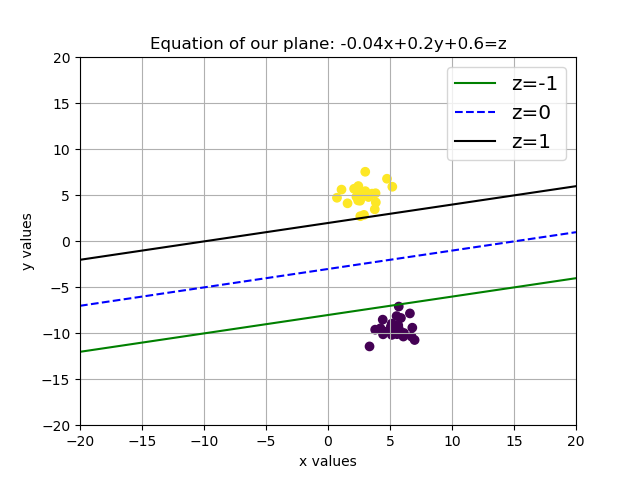

Write Python code to recreate this figure.
import numpy as np
import matplotlib.pyplot as plt
np.random.seed(6)
import math

from sklearn.datasets.samples_generator import make_blobs

#Creating a data set, its the same data each time for the given inputs
(X,y) =  make_blobs(n_samples=45,n_features=2,centers=2,cluster_std=1.05,random_state=9
)

#we are effectively trying to find the equation of a plane
#what we really want are the two lines that lie on the plane for when z = -1 and -1
#we want this plane and these lines such that the perpindicular distance between the lines is maximum
#and no data lies in this region
#and that the lines perfectly segregate the data

#we need to add 1 to X values for the constant value in the equation
X1 = np.c_[np.ones((X.shape[0])),X]

#lets create a dictionary with our positive and negative values
#the positive and negative is simply a "class"
#we want all the positive values to be on one side of our segregating lines
#and the negative values on the other
postiveX=[]
negativeX=[]
for i,v in enumerate(y): #this includes a counter in the for line!
    if v==0:
        negativeX.append(X[i])
    else:
        postiveX.append(X[i])

data_dict = {-1:np.array(negativeX), 1:np.array(postiveX)}

print("this is our data")
print(data_dict)


w=[] #weights 2 dimensional vector
b=[] #constant term, for our plane, this will be the z-axis intercept

max_feature_value=float('-inf')
min_feature_value=float('+inf')


#lets find our maximum and minimum feature values
#this will help limit our search for our optimal solution
for yi in data_dict:
    if np.amax(data_dict[yi])>max_feature_value:
        max_feature_value=np.amax(data_dict[yi])
    if np.amin(data_dict[yi])<min_feature_value:
        min_feature_value=np.amin(data_dict[yi])

#the range from which we will look for our coffecients
range=1
#the size of the learning steps we take
lrate=0.04

#for our equation we have w1x+w2y+z=b (x,y and z are variables)
#so we want w1, w2 and b, these are constants (for planes, one of the variables won't need a coefficient)
#we will iterate through these until we find the plane with the best solution

def SVM_Training(data_dict):
    i=1
    global w
    global b

    length_Wvector = {}
    #w_optimum = max_feature_value
    #this will limit our search for w1 and w2
    #we will search for w1 and w2 between  w_optimum*(-1) and w_optimum


    #LETS ITERATE!
    w = np.array([1,1]) #arbitary starting values
    for ww in np.arange(-range, range, lrate):
          for www in np.arange(-range, range, lrate):
            w = np.array([ww,www]) #starting values
            for b in np.arange(-range*5, range*5, lrate*2):
                    correctly_classified = True
                    # every data point needs to be correct
                    for yi in data_dict:
                        for xi in data_dict[yi]:
                            if yi*(np.dot(w,xi)+b) < 1:  # we want  yi*(np.dot(w_t,xi)+b) >= 1 for correct classification
                                correctly_classified = False
                                break
                                break

                    #if all classifications are correct, lets calculate the perpindicular distance
                    if correctly_classified:
                        length_Wvector[np.linalg.norm(w)] = [w,b] #store w1 and w2 and b for maximum perpindicular distance
                        #the maximum perpindicular distance will be when the unit vector (w1,w2) is smallest
                        #its not necessarly to calculate the maximum width, just pick smallest unit vector (w1,w2)




    norms = sorted([n for n in length_Wvector])
    #for key,val in length_Wvector.items():
        #print key, "=>", val
    #this is our list of acceptable planes that divide our data correctly
    #the best one is with the largest perp distance which will have the smallest (w1,w2) unit vector
    #LETS PICK IT!


    if len(norms)==0:
        print("Potentially no solution")
        print("If you can see a solution try decreasing the learning rate")
        colors = {1:'r',-1:'b'}
        fig = plt.figure()
        ax = fig.add_subplot(1,1,1)
        plt.scatter(X1[:,1],X1[:,2],marker='o',c=y)
        plt.show()

        quit()

    minimum_wlength = length_Wvector[norms[0]]
    #This will print our possible planes with their different w and b values
    #for key,val in length_Wvector.items():
        #print key, "=>", val
    w = minimum_wlength[0]
    b = minimum_wlength[1]

SVM_Training(data_dict)

#we now have our equation, lets print it
print(w)
print(b)

w0=round(w[0], 3)
w1=(round(w[1], 3))
b=(round(b, 3))


print("The equation of our plane is: %sx+%sy+z=%s" % (w0,w1,b))
print("lets get our support vectors")
print("our support vectors we get from our plane equation for z=1 and z=-1, lets also plot the middle, z=0")

x=np.linspace(-20,20,100)

#b=-1
#positive support vector
z=1
y1=(-b+z-w0*x)/(w1)

#negative support vector
z=-1
negy1=(-b+z-w0*x)/(w1)

#this is the line from the plane for z=0
z=0
y0=(-b+z-w0*x)/(w1)

colors = {1:'r',-1:'b'}
fig = plt.figure()
ax = fig.add_subplot(1,1,1)
plt.scatter(X1[:,1],X1[:,2],marker='o',c=y)
ax.plot(x,negy1,'-g',label='z=-1')
ax.plot(x,y0,'b--',label='z=0')
ax.plot(x,y1,'-k',label='z=1')
legend = ax.legend(fontsize='x-large')
#legend.get_frame().set_facecolor('C0')
# Put a nicer background color on the legend.

plt.axis([-20,20,-20,20])
plt.xlabel('x values')
plt.ylabel('y values')
plt.title("Equation of our plane: %sx+%sy+%s=z" % (w0,w1,b))
plt.grid(True)
plt.show()
